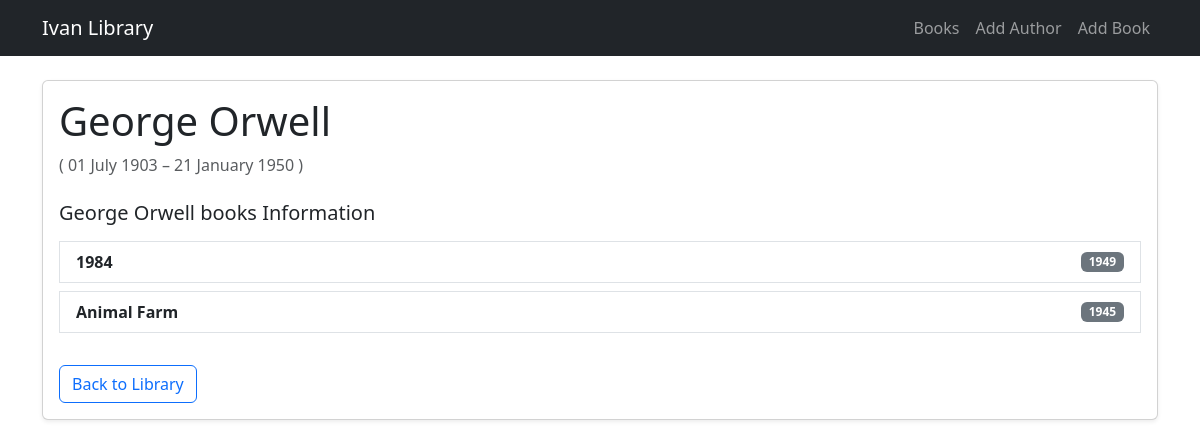
/author/2, run on an earlier commit of the app's database.
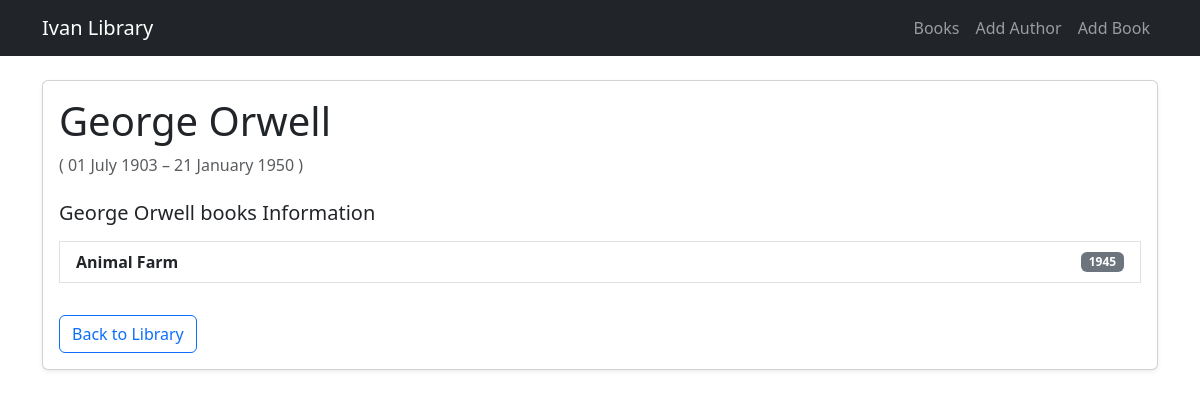
And on a later commit of the database.
### data_models.py (models this page shows, shortened)
class Book(db.Model):
    __tablename__ = "books"
    id = db.Column(db.Integer, primary_key=True, autoincrement=True)
    isbn = db.Column(db.String, nullable=False)
    title = db.Column(db.String, nullable=False)
    publication_year = db.Column(db.Integer, nullable=False)
    author_id = db.Column(
        db.Integer,
        db.ForeignKey("authors.id"),
        nullable=False
    )
    author = db.relationship("Author", back_populates="books")

### app.py (the view)
@app.route("/author/<int:author_id>")
def get_author(author_id):
    author = db.session.execute(
        db.select(Author).where(Author.id == author_id)
    ).scalar_one_or_none()
    return render_template(
        "author_detail.html", author=author
    )

### templates/author_detail.html (shortened to what this page needs)
{% extends "base.html" %}
{% block content %}
<main class="author-detail">
    <article class="card shadow-sm">
        <div class="card-body">
            <header class="mb-4">
                <h1 class="card-title">{{ author.name }}</h1>
                <p class="text-muted mb-0">
                    ( {{ author.birth_date.strftime('%d %B %Y') }} –
                    {% if author.date_of_death %}
                        {{ author.date_of_death.strftime('%d %B %Y') }}
                    {% else %}
                        present
                    {% endif %})
                </p>
            </header>
            <section aria-labelledby="author-information">
                <h2 id="author-information" class="h5 mb-3">
                    {{ author.name }} books Information
                </h2>
                <ul class="list-group list-unstyled">
                    {% for book in author.books %}
                    <li class="mb-2">
                        <a href="{{ url_for('get_book', book_id=book.id) }}"
                           class="list-group-item list-group-item-action">
                            <div class="d-flex justify-content-between align-items-center">
                                <span class="fw-semibold">{{ book.title }}</span>
                                <span class="badge text-bg-secondary">
                                    {{ book.publication_year }}
                                </span>
                            </div>
                        </a>
                    </li>
                    {% else %}
                        <li class="text-muted">
                            No books by this author in the library.
                        </li>
                    {% endfor %}
                </ul>
            </section>
            <footer class="mt-4">
                <a href="{{ url_for('home') }}"
                   class="btn btn-outline-primary">
                    Back to Library
                </a>
            </footer>
        </div>
    </article>
</main>
{% endblock %}

What changed in the data, as far as the page shows it:
removed Book: title "1984", publication_year "1949"
